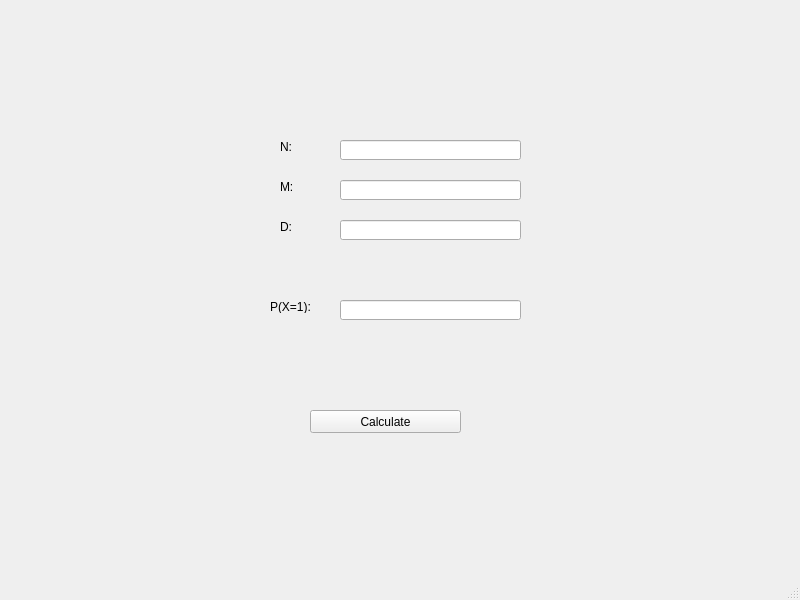
<?xml version="1.0" encoding="UTF-8"?>
<ui version="4.0">
 <class>MainWindow</class>
 <widget class="QMainWindow" name="MainWindow">
  <property name="geometry">
   <rect>
    <x>0</x>
    <y>0</y>
    <width>800</width>
    <height>600</height>
   </rect>
  </property>
  <property name="windowTitle">
   <string>MainWindow</string>
  </property>
  <widget class="QWidget" name="centralwidget">
   <widget class="QPushButton" name="pushButton">
    <property name="geometry">
     <rect>
      <x>310</x>
      <y>410</y>
      <width>151</width>
      <height>23</height>
     </rect>
    </property>
    <property name="text">
     <string>Calculate</string>
    </property>
   </widget>
   <widget class="QLineEdit" name="lineEdit_n">
    <property name="geometry">
     <rect>
      <x>340</x>
      <y>140</y>
      <width>181</width>
      <height>20</height>
     </rect>
    </property>
   </widget>
   <widget class="QLabel" name="label_n">
    <property name="geometry">
     <rect>
      <x>280</x>
      <y>140</y>
      <width>47</width>
      <height>13</height>
     </rect>
    </property>
    <property name="text">
     <string>N:</string>
    </property>
   </widget>
   <widget class="QLabel" name="label_m">
    <property name="geometry">
     <rect>
      <x>280</x>
      <y>180</y>
      <width>47</width>
      <height>13</height>
     </rect>
    </property>
    <property name="text">
     <string>M:</string>
    </property>
   </widget>
   <widget class="QLabel" name="label_d">
    <property name="geometry">
     <rect>
      <x>280</x>
      <y>220</y>
      <width>47</width>
      <height>13</height>
     </rect>
    </property>
    <property name="text">
     <string>D:</string>
    </property>
   </widget>
   <widget class="QLabel" name="label_p">
    <property name="geometry">
     <rect>
      <x>270</x>
      <y>300</y>
      <width>47</width>
      <height>13</height>
     </rect>
    </property>
    <property name="text">
     <string>P(X=1):</string>
    </property>
   </widget>
   <widget class="QLineEdit" name="lineEdit_m">
    <property name="geometry">
     <rect>
      <x>340</x>
      <y>180</y>
      <width>181</width>
      <height>20</height>
     </rect>
    </property>
   </widget>
   <widget class="QLineEdit" name="lineEdit_d">
    <property name="geometry">
     <rect>
      <x>340</x>
      <y>220</y>
      <width>181</width>
      <height>20</height>
     </rect>
    </property>
   </widget>
   <widget class="QLineEdit" name="lineEdit_p">
    <property name="geometry">
     <rect>
      <x>340</x>
      <y>300</y>
      <width>181</width>
      <height>20</height>
     </rect>
    </property>
   </widget>
  </widget>
  <widget class="QMenuBar" name="menubar">
   <property name="geometry">
    <rect>
     <x>0</x>
     <y>0</y>
     <width>800</width>
     <height>21</height>
    </rect>
   </property>
  </widget>
  <widget class="QStatusBar" name="statusbar"/>
 </widget>
 <resources/>
 <connections/>
</ui>
